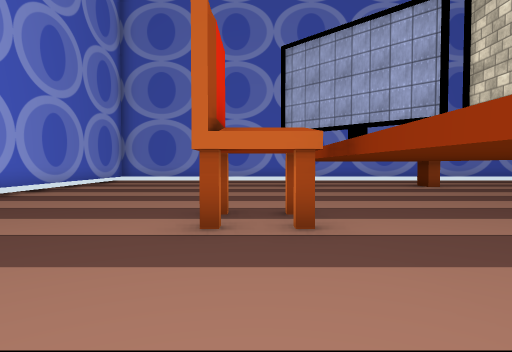
[1] (above)

19 first-person views from a walk through a scene from a Unity 3-D project. The camera is 1.5 m above the floor, tilts 2° down and sees 75° across. The floor is counted in squares, 2 m on a side. Each view is taken from the middle of a square. On the plan, view 1 faces up. The plan holds only what a view shows up to about 11 squares ahead; the rest is blank. The place goes on beyond the plan. Some surface patterns are stand-ins.

[2]
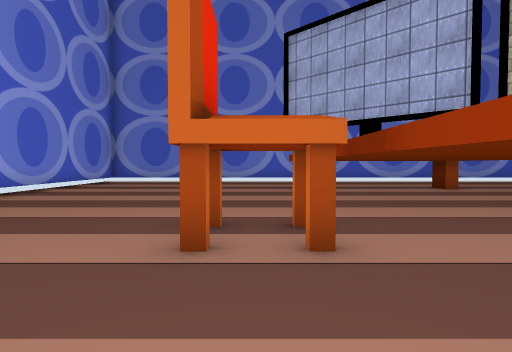

[3]
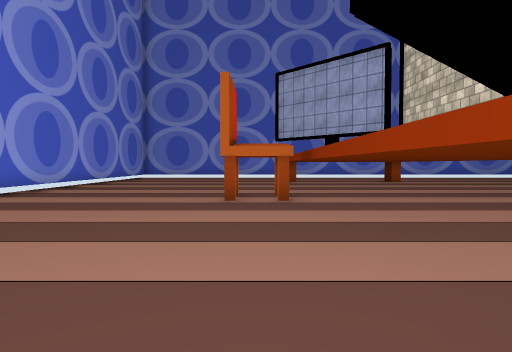

[4]
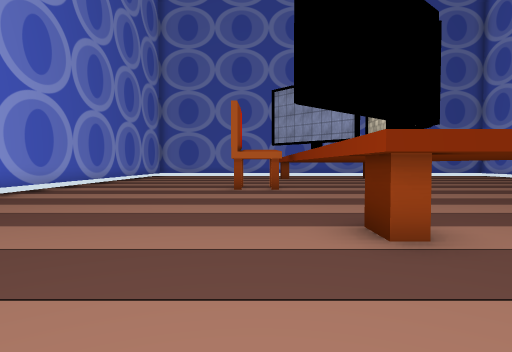

[5]
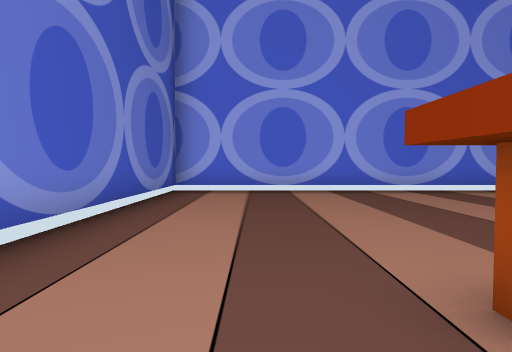

[6]
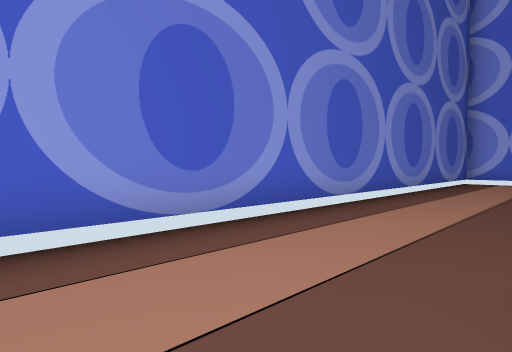

[7]
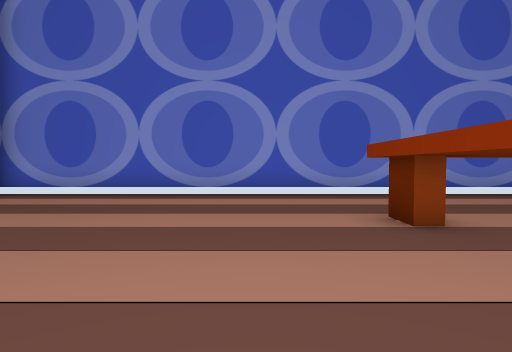

[8]
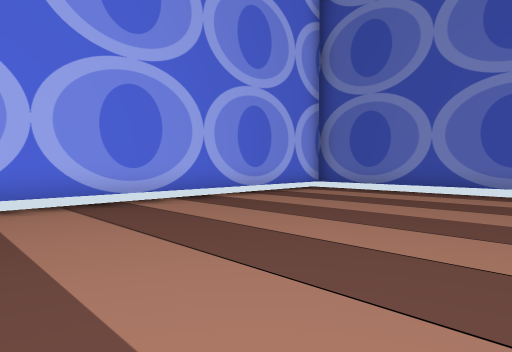

[9]
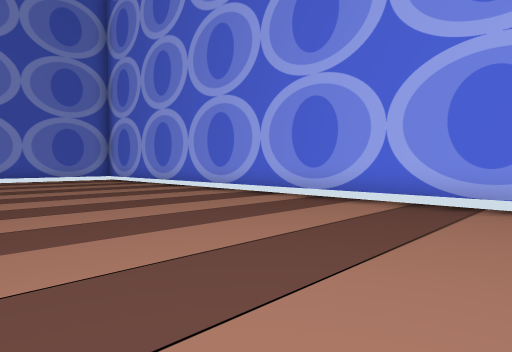

[10]
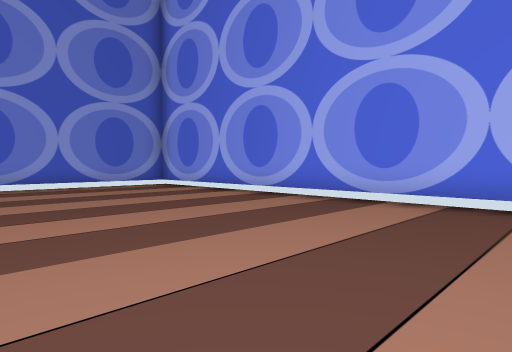

[11]
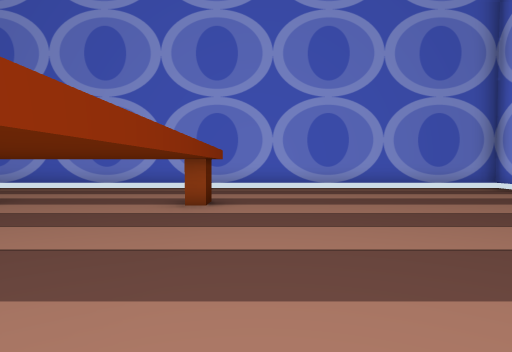

[12]
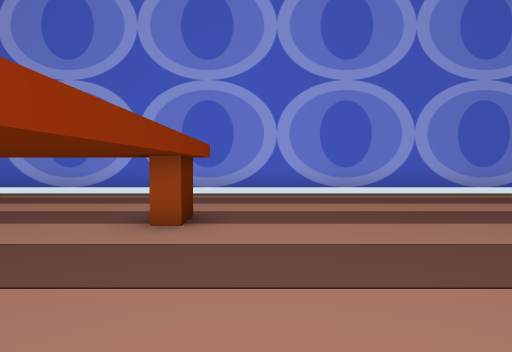

[13]
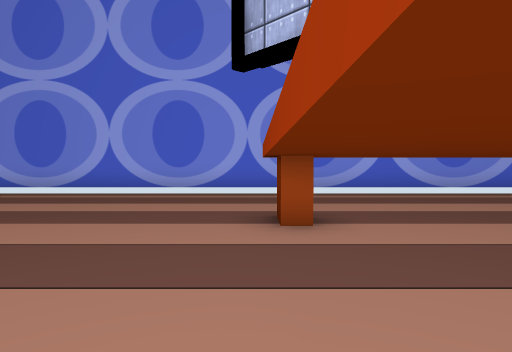

[14]
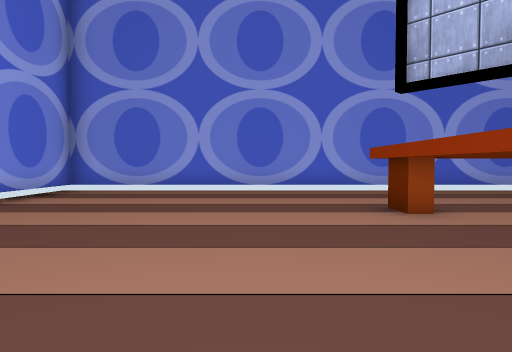

[15]
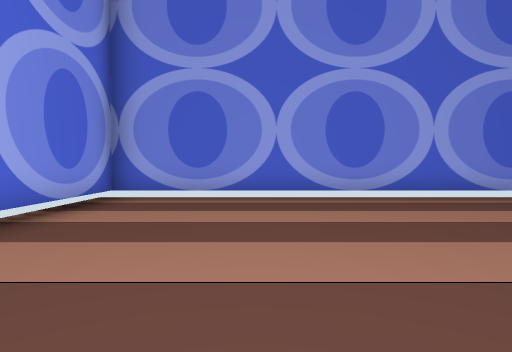

[16]
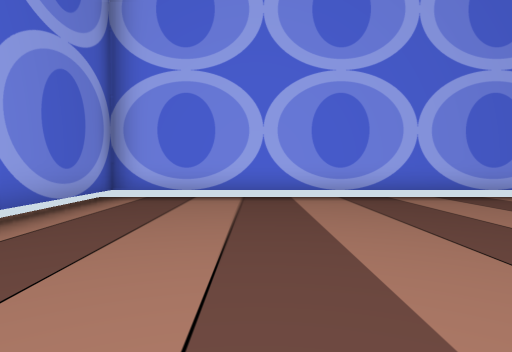

[17]
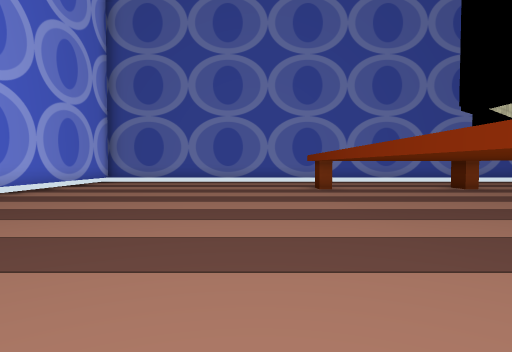

[18]
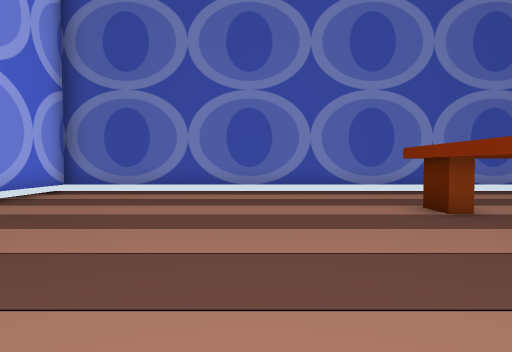

[19]
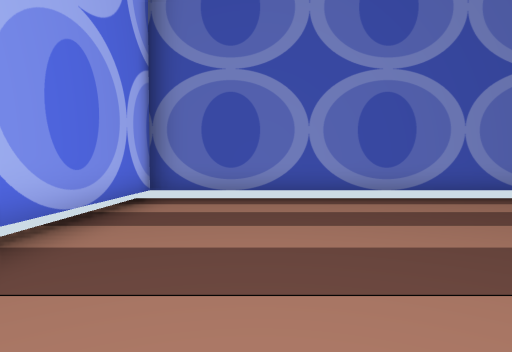

### Floor plan
Points are (right, up) in squares from view 1. A wall is a line through its corners. A room is listed if a view was taken in it or the views show most of it. See-through windows are left out.
Room 1 (views 1, 2, 3, 4, 5, 6, 7, 8, 9, 10, 11, 12, 13, 14, 15, 16, 17, 18, 19)
walls: (1.8, 11) (1.3, 11) (1.3, 11.9); (6.1, 11.9) (6.1, 11) (5.7, 11) (5.7, 11.9); (5.6, -2) (6.1, -2) (6.1, -2.9); (1.7, -2) (1.7, -2.8) (1.3, -2.8) (1.3, -2) (1.7, -2); (14.3, 15.1) (-6.1, 15.1) (-6.1, -6.2) (14.3, -6.2) (14.3, 15.1)
objects: chair (0, 4) to (1, 5)

Positions as (right, up) in squares from view 1, and headings:
1: (0, 0), facing up
2: (0, 1), facing up
3: (0, -3), facing up
4: (0, -6), facing up
5: (3, -4), facing left
6: (8, -3), facing down-left
7: (8, 2), facing down
8: (8, 3), facing down-right
9: (8, -1), facing up-right
10: (8, 4), facing up-right
11: (7, 5), facing up
12: (7, 7), facing up
13: (1, 7), facing up
14: (-1, 6), facing up
15: (-3, 8), facing up
16: (7, 12), facing right
17: (8, 8), facing down
18: (9, 3), facing down
19: (12, 1), facing down
